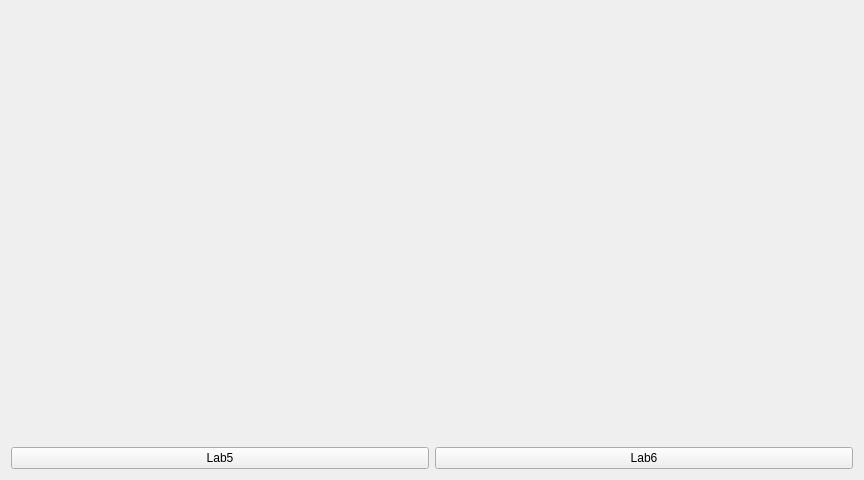
<?xml version="1.0" encoding="UTF-8"?>
<ui version="4.0">
 <class>Form</class>
 <widget class="QWidget" name="Form">
  <property name="geometry">
   <rect>
    <x>0</x>
    <y>0</y>
    <width>864</width>
    <height>480</height>
   </rect>
  </property>
  <property name="windowTitle">
   <string>Вибір програми</string>
  </property>
  <layout class="QVBoxLayout" name="verticalLayout">
   <item>
    <widget class="QLabel" name="label">
     <property name="sizePolicy">
      <sizepolicy hsizetype="Preferred" vsizetype="Preferred">
       <horstretch>0</horstretch>
       <verstretch>0</verstretch>
      </sizepolicy>
     </property>
     <property name="text">
      <string/>
     </property>
     <property name="pixmap">
      <pixmap>Group 2.jpg</pixmap>
     </property>
    </widget>
   </item>
   <item>
    <layout class="QHBoxLayout" name="horizontalLayout">
     <item>
      <widget class="QPushButton" name="pushButton_2">
       <property name="focusPolicy">
        <enum>Qt::NoFocus</enum>
       </property>
       <property name="text">
        <string>Lab5</string>
       </property>
      </widget>
     </item>
     <item>
      <widget class="QPushButton" name="pushButton">
       <property name="focusPolicy">
        <enum>Qt::NoFocus</enum>
       </property>
       <property name="text">
        <string>Lab6</string>
       </property>
      </widget>
     </item>
    </layout>
   </item>
  </layout>
 </widget>
 <resources/>
 <connections>
  <connection>
   <sender>pushButton_2</sender>
   <signal>clicked()</signal>
   <receiver>Form</receiver>
   <slot>show2lab()</slot>
   <hints>
    <hint type="sourcelabel">
     <x>225</x>
     <y>708</y>
    </hint>
    <hint type="destinationlabel">
     <x>199</x>
     <y>149</y>
    </hint>
   </hints>
  </connection>
  <connection>
   <sender>pushButton</sender>
   <signal>clicked()</signal>
   <receiver>Form</receiver>
   <slot>show3lab()()</slot>
   <hints>
    <hint type="sourcelabel">
     <x>655</x>
     <y>708</y>
    </hint>
    <hint type="destinationlabel">
     <x>655</x>
     <y>380</y>
    </hint>
   </hints>
  </connection>
 </connections>
 <slots>
  <slot>triggered()</slot>
 </slots>
</ui>
